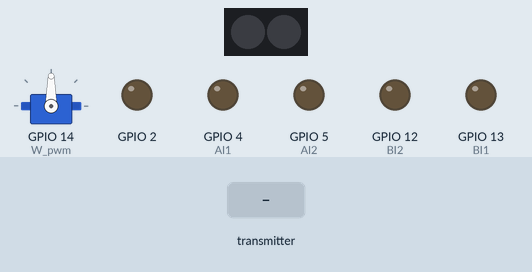
Recording of a program running on a simulated ESP8266 (NodeMCU). On the bench: servo, 2 RGB LEDs in strip order, left to right, output pins drawn as LEDs (lit = HIGH). Dashed ring = blinking. The inputs (shaded band) are chosen by the test bench. Dim RGB values are drawn brighter than linear.

Above: at 1.2 s.
1.3 s: the transmitter starts sending led.0 = 0
At 2.0 s:
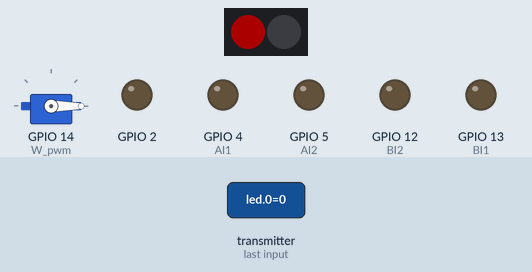
4.3 s: the transmitter starts sending led.1 = 0
At 4.7 s:
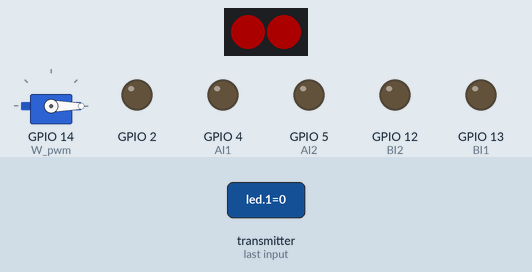
7.3 s: the transmitter starts sending FreioD = 1
At 8.0 s:
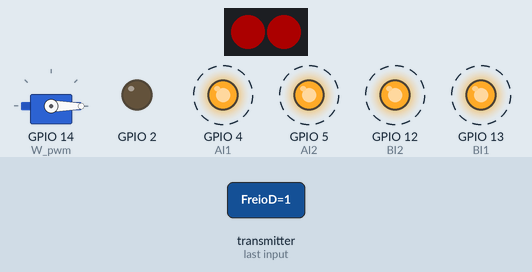
10.3 s: the transmitter starts sending led.0 = 1
13.3 s: the transmitter starts sending led.1 = 1
16.3 s: the transmitter starts sending arma_vel = 1023
Timing chart, 0 to 20.3 s (numbered marks = the images above; inputs shaded):
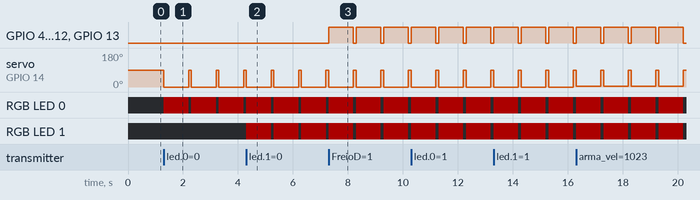

The program:

main.cpp
```cpp
#include <Arduino.h>
#include <FastLED.h>
#include <Servo.h>
#include <espnow.h>
#include <ESP8266WiFi.h>

/// 1 para ligar todos os Serial.print, 0 para desliga-los
#define DEBUG 0
#if DEBUG == 1
#define debug(x) Serial.print(x)
#define debugln(x) Serial.println(x)
#else
#define debug(x)
#define debugln(x)
#endif

#define AI1 4
#define AI2 5
#define BI1 13
#define BI2 12
#define W_pwm 14
#define V_bat A0
#define NUM_LEDS 2
#define LED_PIN 16

/// millis() do ultimo contato com o controle
unsigned long time_last_receive = 0;
/// Estrutura de comunicação EspNow
typedef struct struct_message
{
  /// Valor entre -255 e 255
  signed int motor_e;
  /// Valor entre -255 e 255
  signed int motor_d;
  /// Valor entre 1000ms e 2000ms
  int arma_vel;
  /// Primeiro indice é o led, o segundo são os valores de RGB (0-255 cada)
  byte led[2][3];
  /// 1 para ativo 0 caso contrario
  bool FreioE;
  bool FreioD;
} struct_message;

struct_message Controle;

/// Endereço do ESP controle
uint8_t Controle_Address[1][6] = // 2][6] = {
                                 //    {0x24, 0x0A, 0xC4, 0x58, 0xF1, 0xF0}; //,
    {0xC4, 0x5B, 0xBE, 0x61, 0xFA, 0x3A};

/// Leds decorativos
CRGB leds[2];
/// Arma rorativa BLDC
Servo Arma;

/// Aciona os motores em qualquer sentido
void Motor(signed int velocidade1, signed int velocidade2, bool freio1, bool freio2)
{

  if (!freio1)
  {
    if (velocidade1 > 0)
    {
      analogWrite(AI1, velocidade1);
      analogWrite(AI2, 0);
    }
    else
    {
      if (velocidade1 == 0)
      {
        analogWrite(AI1, 0);
        analogWrite(AI2, 0);
      }
      else
      {
        analogWrite(AI1, 0);
        analogWrite(AI2, -velocidade1);
      }
    }
  }
  else
  {
    digitalWrite(AI1, HIGH);
    digitalWrite(AI2, HIGH);
  }

  if (!freio1)
  {
    if (velocidade2 > 0)
    {
      analogWrite(BI1, velocidade2);
      analogWrite(BI2, 0);
    }
    else
    {
      if (velocidade2 == 0)
      {
        analogWrite(BI1, 0);
        analogWrite(BI2, 0);
      }
      else
      {
        analogWrite(BI1, 0);
        analogWrite(BI2, -velocidade2);
      }
    }
  }
  else
  {
    digitalWrite(BI1, HIGH);
    digitalWrite(BI2, HIGH);
  }
}
/// Desliga o robo quando perde contato com o controle
void FailSafe()
{
  if (millis() - time_last_receive > 200) // FAIL SAFE
  {
    Arma.writeMicroseconds(1500);
    Motor(0, 0, 0, 0);
    leds[0] = CRGB(0, 0, 0);
    leds[1] = CRGB(0, 0, 0);
    FastLED.show();
    debugln("AAAAAAAAAAAAAAAAAAAAAAAAAAAAAAAAAAAAAAAAAAAAAAA");
    delay(1000);
  }
}
/// Aciona o Hardware com os valores recebidos
void Value2Hardware(struct_message value)
{
  Motor(value.motor_e, value.motor_d, value.FreioD, value.FreioE);
  Arma.writeMicroseconds(value.arma_vel);
  leds[0] = CRGB(value.led[0][0], value.led[0][1], value.led[0][2]);
  leds[1] = CRGB(value.led[1][0], value.led[1][1], value.led[1][2]);
  FastLED.show();
}
/// Calback de recepção de dados
void OnDataRecv(uint8_t *mac_addr, uint8_t *data, uint8_t data_len)
{

  // if ((mac_addr[0] == Controle_Address[0][0] && mac_addr[1] == Controle_Address[0][1] && mac_addr[2] == Controle_Address[0][2]) || (mac_addr[0] == Controle_Address[1][0] && mac_addr[1] == Controle_Address[1][1] && mac_addr[2] == Controle_Address[1][2]))
  //{
  memcpy(&Controle, data, sizeof(Controle));
  Value2Hardware(Controle);
  time_last_receive = millis();
  ESP.wdtFeed();

  debugln("Recebeu");
  debug(Controle.motor_d);
  debug("  ");
  debug(Controle.motor_e);
  debug("  ");
  debugln(Controle.arma_vel);
  //}
}
/// Liga o EspNow
void ConnectEspNow()
{
  WiFi.channel(1);
  wifi_set_channel(1);
  WiFi.mode(WIFI_STA);

  if (esp_now_init() != 0)
    debugln("ESPNow Init Failed");
  esp_now_set_self_role(ESP_NOW_ROLE_SLAVE);
  esp_now_register_recv_cb(OnDataRecv);
  debugln("nowReady");

  // esp_now_add_peer(Controle_Address[0], ESP_NOW_ROLE_CONTROLLER, 1, NULL, 0);
  //  WiFi.mode(WIFI_STA);
}

void setup()
{
  pinMode(AI1, OUTPUT);
  digitalWrite(AI1, LOW);
  pinMode(AI2, OUTPUT);
  digitalWrite(AI2, LOW);
  pinMode(BI1, OUTPUT);
  digitalWrite(BI1, LOW);
  pinMode(BI2, OUTPUT);
  digitalWrite(BI2, LOW);

  pinMode(W_pwm, OUTPUT);
  Arma.attach(W_pwm, 1000, 2000);
  Arma.writeMicroseconds(1500);
  ConnectEspNow();
#if DEBUG == 1
  Serial.begin(115200);
#endif

  WiFi.setSleep(false);

  pinMode(2, OUTPUT);
  // pinMode(V_bat, INPUT);
  FastLED.addLeds<WS2812, LED_PIN, GRB>(leds, NUM_LEDS);
}

void loop()
{
  FailSafe();
}
```

Measured:
- after the input at 1.3 s, servo on GPIO 14 (W_pwm): alternates 90° for 0.10 s and 0° for 0.90 s, starting at once; RGB LED 0: alternates RGB(48, 0, 0) for 0.90 s and off for 0.10 s, starting at once
- after the input at 7.3 s, GPIO 4 (AI1), GPIO 5 (AI2), GPIO 12 (BI2), GPIO 13 (BI1): alternates HIGH for 0.90 s and LOW for 0.10 s, starting at once
